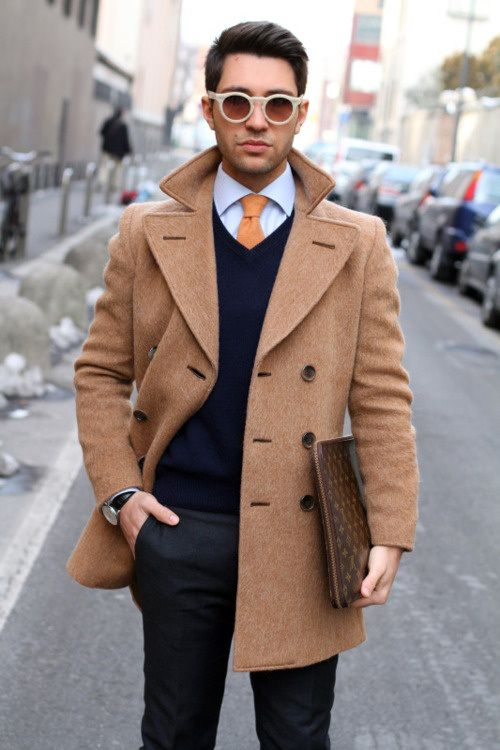
#> input picture Special Topics in Computer Vision/Common Functions/casuallook.jpg, 500 x 750 px
$ jupyter execute 'Accessing image data with numpy.array.ipynb'
#> lines starting #> are read from the running program, lines starting #| are printed output that depends on the picture; after the words box and inside, x2 and y2 are one past the last pixel; in counts of white or black regions, pixels touching at a corner belong together
[cell 1]
import cv2
import numpy as np
# modifying the pixel at x=0, y=0 to 255
img = cv2.imread("casuallook.jpg")
#> img is the input picture: shape (750, 500, 3); mean B, G, R 128.8, 132.2, 145
img[0,0]=[255,255,255]
#> img: shape (750, 500, 3); under 0.01% of pixels changed, all inside (x1, y1, x2, y2) = (0, 0, 1, 1)

cv2.imshow('An Image', img)
cv2.waitKey(0)
cv2.destroyAllWindows()

[cell 2]
import cv2
import numpy as np
# modifying the channel of a particular pixel
# instructs the program to take all pixels from all rows and columns and set the green
# value (at index one of the three-element BGR array) to 0.
img = cv2.imread("casuallook.jpg")
img[:,:, 0]= 0
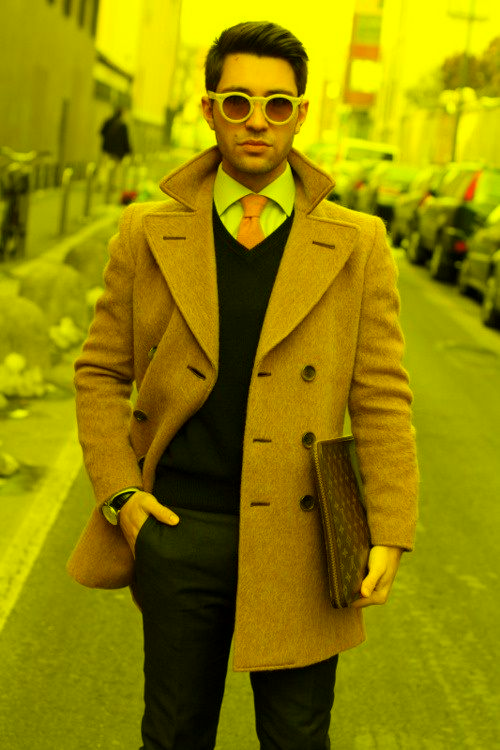
#> img: shape (750, 500, 3); mean B, G, R 0, 132.2, 145

cv2.imshow('An Image', img)
cv2.waitKey(0)
cv2.destroyAllWindows()

[cell 3]
import cv2
import numpy as np

# Checking the properties of an image
img = cv2.imread("casuallook.jpg")
print(img.shape)
#| (750, 500, 3)
print(img.size)
#| 1125000
print(img.dtype)
#| uint8
print(len(img.shape))
#| 3

$ run again, with Special Topics in Computer Vision/Common Functions/BGR.png saved as Special Topics in Computer Vision/Common Functions/casuallook.jpg
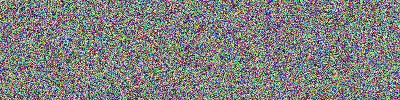
#> input picture Special Topics in Computer Vision/Common Functions/BGR.png, 400 x 100 px
#> img is the input picture: shape (100, 400, 3); mean B, G, R 126.9, 127.8, 127.3
#> `img[:,:, 0]= 0`:
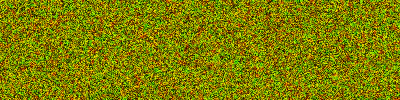
#> img: shape (100, 400, 3); mean B, G, R 0, 127.8, 127.3
#| (100, 400, 3)
#| 120000
#| uint8
#| 3
